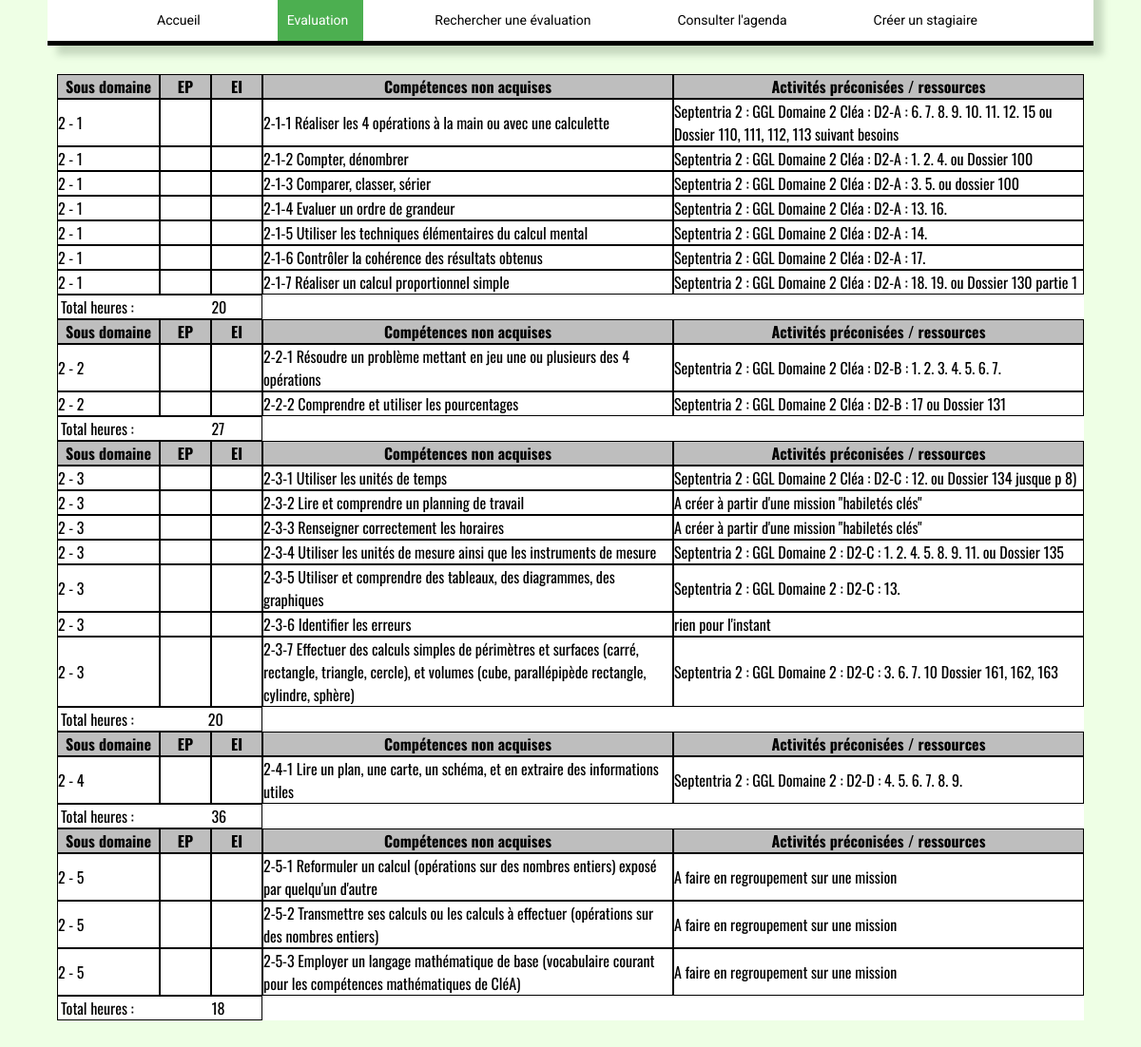
Screenshot of /projetStage/evalPrealable/EP_domaine2.php (signed in) with the database file from the repository.
### tables this page shows
CREATE TABLE IF NOT EXISTS `competence` (
  `idCompetence` int(10) NOT NULL AUTO_INCREMENT,
  `libelleCompetence` varchar(255) NOT NULL,
  `idSousDomaine` int(10) NOT NULL,
  `idAcquis` int(10) DEFAULT NULL,
  `idActivite` int(10) DEFAULT NULL,
  `idHeure` int(10) NOT NULL,
  PRIMARY KEY (`idCompetence`),
  KEY `competence_sousDomaine_FK` (`idSousDomaine`),
  KEY `competence_acquis0_FK` (`idAcquis`),
  KEY `competence_activite1_FK` (`idActivite`),
  KEY `competence_nbHeure2_FK` (`idHeure`)
);

CREATE TABLE IF NOT EXISTS `sousdomaine` (
  `idSousDomaine` int(10) NOT NULL AUTO_INCREMENT,
  `libelleSousDomaine` varchar(10) NOT NULL,
  `idDomaine` int(10) NOT NULL,
  PRIMARY KEY (`idSousDomaine`),
  KEY `sousDomaine_domaine_FK` (`idDomaine`)
);

CREATE TABLE IF NOT EXISTS `activite` (
  `idActivite` int(10) NOT NULL AUTO_INCREMENT,
  `libelleActivite` varchar(255) NOT NULL,
  PRIMARY KEY (`idActivite`)
);

### projetStage/evalPrealable/EP_domaine2.php (the view, shortened to what this page needs)
<?php
require('../includephp.php');
 ?>
<!DOCTYPE html>
<html lang="fr">
<head>
  <link rel="stylesheet" href="..\css\style.css">
</head>
<?php if($_SESSION['id'] == 2)
{
 ?>
<body class="bg">
  <div class="container">
  <div class="navbar">
  <div class="topnav2" id="global">
  	<ul class="niveau1">
    	<a href="../accueil.php">Accueil</a>
    	<a class="active" href="../evaluation.php" class="menu">Evaluation</a>
    	<a href="../rechercherEvaluation.php">Rechercher une évaluation</a>
  		<a href="https://calendar.google.com/calendar/r?tab=wc1" target="_blank">Consulter l'agenda</a>
    	<a href="../creationStagiaire.php">Créer un stagiaire</a>
  	</ul>
  </div>
  </div>
  </div>
<?php
$valeurs = $bdd->query("SELECT libelleSousDomaine, libelleCompetence, libelleActivite FROM sousdomaine, competence, activite, domaine WHERE competence.IdSousDomaine = sousdomaine.idSousDomaine and competence.idActivite = activite.idActivite and domaine.idDomaine = sousdomaine.idDomaine and numeroDomaine = '2'")->fetchAll();
?>
<center>
<div class="tableau">
<table cellspacing="0" cellpadding="0" class="table">
  <thead>
    <tr>
      <th class="tabsousdomaine">Sous domaine</th>
      <th class="tabEP">EP</th>
      <th class="tabEI">EI</th>
      <th class="tabcomp">Compétences non acquises</th>
      <th class="tabactivite">Activités préconisées / ressources</th>
    </tr>
  <thead>
  <tbody>
      <?php foreach($valeurs as $valeur): ?>
        <?php if ($valeur['libelleSousDomaine'] == "2 - 1"): {?>
        <tr>
          <td><?php echo $valeur['libelleSousDomaine'] ?></td>
          <td></td>
          <td></td>
          <td><?php echo $valeur['libelleCompetence'] ?></td>
          <td><?php echo $valeur['libelleActivite'] ?></td>
          <?php } endif; ?>
        <?php endforeach ?>
        </tr>
    </tbody>
      <td class="totalHeure" colspan="3">Total heures : <span>20</span></td>
</table>
<center>
<table cellspacing="0" cellpadding="0" class="table">
  <thead>
    <tr>
      <th class="tabsousdomaine">Sous domaine</th>
      <th class="tabEP">EP</th>
      <th class="tabEI">EI</th>
      <th class="tabcomp">Compétences non acquises</th>
      <th class="tabactivite">Activités préconisées / ressources</th>
    </tr>
  <thead>
  <tbody>
        <tr>
          <?php foreach($valeurs as $valeur): ?>
            <?php if ($valeur['libelleSousDomaine'] == "2 - 2"): {?>
          <td><?php echo $valeur['libelleSousDomaine'] ?></td>
          <td></td>
          <td></td>
          <td><?php echo $valeur['libelleCompetence'] ?></td>
          <td><?php echo $valeur['libelleActivite'] ?></td>
        </tr>
  <?php } endif; ?>
<?php endforeach ?>
</tbody>
<tbody>
  <td class="totalHeure" colspan="3">Total heures : <span>27</span></td>
</tbody>
</table>
</center>
<center>
<table cellspacing="0" cellpadding="0" class="table">
  <thead>
    <tr>
      <th class="tabsousdomaine">Sous domaine</th>
      <th class="tabEP">EP</th>
      <th class="tabEI">EI</th>
      <th class="tabcomp">Compétences non acquises</th>
      <th class="tabactivite">Activités préconisées / ressources</th>
    </tr>
  <thead>
  <tbody>
      <?php foreach($valeurs as $valeur): ?>
        <?php if ($valeur['libelleSousDomaine'] == "2 - 3"): {?>
        <tr>
          <td><?php echo $valeur['libelleSousDomaine'] ?></td>
          <td></td>
          <td></td>
          <td><?php echo $valeur['libelleCompetence'] ?></td>
          <td><?php echo $valeur['libelleActivite'] ?></td>
        </tr>
  <?php } endif; ?>
<?php endforeach ?>
</tbody>
  <td class="totalHeure" colspan="3">Total heures :<span>20</span></td>
</table>
</center>
<center>
<table cellspacing="0" cellpadding="0" class="table">
  <thead>
    <tr>
      <th class="tabsousdomaine">Sous domaine</th>
      <th class="tabEP">EP</th>
      <th class="tabEI">EI</th>
      <th class="tabcomp">Compétences non acquises</th>
      <th class="tabactivite">Activités préconisées / ressources</th>
    </tr>
  <thead>
  <tbody>
      <?php foreach($valeurs as $valeur): ?>
        <?php if ($valeur['libelleSousDomaine'] == "2 - 4"): {?>
        <tr>
          <td><?php echo $valeur['libelleSousDomaine'] ?></td>
          <td></td>
          <td></td>
          <td><?php echo $valeur['libelleCompetence'] ?></td>
          <td><?php echo $valeur['libelleActivite'] ?></td>
        </tr>
  <?php } endif; ?>
<?php endforeach ?>
</tbody>
  <td class="totalHeure" colspan="3">Total heures : <span>36</span></td>
</table>
</center>
<center>
<table cellspacing="0" cellpadding="0" class="table">
  <thead>
    <tr>
      <th class="tabsousdomaine">Sous domaine</th>
      <th class="tabEP">EP</th>
      <th class="tabEI">EI</th>
      <th class="tabcomp">Compétences non acquises</th>
      <th class="tabactivite">Activités préconisées / ressources</th>
    </tr>
  <thead>
  <tbody>
      <?php foreach($valeurs as $valeur): ?>
        <?php if ($valeur['libelleSousDomaine'] == "2 - 5"): {?>
        <tr>
          <td><?php echo $valeur['libelleSousDomaine'] ?></td>
          <td></td>
          <td></td>
          <td><?php echo $valeur['libelleCompetence'] ?></td>
          <td><?php echo $valeur['libelleActivite'] ?></td>
        </tr>
  <?php } endif; ?>
<?php endforeach ?>
</tbody>
<td class="totalHeure" colspan="3">Total heures : <span>18</span></td>
</table>
</div>
</center>
</body>
</html>
  <?php
  }
  ?>

### projetStage/css/style.css (style rules this page uses)
body { margin: 0px; padding-top: 1%; font-family: 'Oswald', sans-serif; }
.bg { background-color: rgba(98, 255, 0, 0.1); background: rgba(98, 255, 0, 0.1); color: black; }
.container { display: flex; justify-content: center; margin-top: -14px; }
.navbar { margin-top: -265px; }
#global { margin-left: auto; margin-right: auto; width: ...; }
.topnav2 a.active { background-color: #4CAF50; color: white; }
.topnav2 { overflow: hidden; background-color: white; margin-top: 250px; width: 1100px; margin-left: 8%; -webkit-box-shadow: 10px 10px 7px 0px rgba(61,84,61,0.22); -moz-box-shadow: 10px 10px 7px 0px rgba(61,84,61,0.22); box-shadow: 10px 10px 7px 0px rgba(61,84,61,0.22); border-bottom: 5px solid black; }
.topnav2 a { float: left; color: black; text-align: center; margin-left: 65px; padding: 14px 16px; text-decoration: none; font-size: 14px; font-family: 'Roboto', sans-serif; padding-left: 10px; }
.tabEP { width: 5%; }
.tabEI { width: 5%; }
.tabcomp { width: 40%; }
.tabsousdomaine { width: 10%; }
.tabactivite { width: 40%; }
th { border: 1px solid black; background-color: #BEBEBE; }
td { border: 1px solid black; text-align: left; }
.tableau { text-align: center; margin-top: 30px; margin-bottom: 30px; }
table { background-color: white; display: inline-table; width: 90%; }
tbody { border: 1px solid black; }
.totalHeure { text-align: left; padding-left: 3px; }
span { padding-left: 78px; }

### rows the page displays
competence: idSousDomaine.libelleSousDomaine "2 - 1", libelleCompetence "2-1-1 Réaliser les 4 opérations à la main ou avec une calculette", idActivite.libelleActivite "Septentria 2 : GGL Domaine 2 Cléa : D2-A : 6. 7. 8. 9. 10. 11. 12. 15 ou Dossier 110, 111, 112, 113 suivant besoins"
competence: idSousDomaine.libelleSousDomaine "2 - 1", libelleCompetence "2-1-2 Compter, dénombrer", idActivite.libelleActivite "Septentria 2 : GGL Domaine 2 Cléa : D2-A : 1. 2. 4. ou Dossier 100"
competence: idSousDomaine.libelleSousDomaine "2 - 1", libelleCompetence "2-1-3 Comparer, classer, sérier", idActivite.libelleActivite "Septentria 2 : GGL Domaine 2 Cléa : D2-A : 3. 5. ou dossier 100"
competence: idSousDomaine.libelleSousDomaine "2 - 1", libelleCompetence "2-1-4 Evaluer un ordre de grandeur", idActivite.libelleActivite "Septentria 2 : GGL Domaine 2 Cléa : D2-A : 13. 16."
competence: idSousDomaine.libelleSousDomaine "2 - 1", libelleCompetence "2-1-5 Utiliser les techniques élémentaires du calcul mental", idActivite.libelleActivite "Septentria 2 : GGL Domaine 2 Cléa : D2-A : 14."
competence: idSousDomaine.libelleSousDomaine "2 - 1", libelleCompetence "2-1-6 Contrôler la cohérence des résultats obtenus", idActivite.libelleActivite "Septentria 2 : GGL Domaine 2 Cléa : D2-A : 17."
competence: idSousDomaine.libelleSousDomaine "2 - 1", libelleCompetence "2-1-7 Réaliser un calcul proportionnel simple", idActivite.libelleActivite "Septentria 2 : GGL Domaine 2 Cléa : D2-A : 18. 19. ou Dossier 130 partie 1"
competence: idSousDomaine.libelleSousDomaine "2 - 2", libelleCompetence "2-2-1 Résoudre un problème mettant en jeu une ou plusieurs des 4 opérations", idActivite.libelleActivite "Septentria 2 : GGL Domaine 2 Cléa : D2-B : 1. 2. 3. 4. 5. 6. 7."
competence: idSousDomaine.libelleSousDomaine "2 - 2", libelleCompetence "2-2-2 Comprendre et utiliser les pourcentages", idActivite.libelleActivite "Septentria 2 : GGL Domaine 2 Cléa : D2-B : 17 ou Dossier 131"
competence: idSousDomaine.libelleSousDomaine "2 - 3", libelleCompetence "2-3-1 Utiliser les unités de temps", idActivite.libelleActivite "Septentria 2 : GGL Domaine 2 Cléa : D2-C : 12. ou Dossier 134 jusque p 8)"
competence: idSousDomaine.libelleSousDomaine "2 - 3", libelleCompetence "2-3-2 Lire et comprendre un planning de travail", idActivite.libelleActivite "A créer à partir d'une mission \"habiletés clés\""
competence: idSousDomaine.libelleSousDomaine "2 - 3", libelleCompetence "2-3-3 Renseigner correctement les horaires", idActivite.libelleActivite "A créer à partir d'une mission \"habiletés clés\""
competence: idSousDomaine.libelleSousDomaine "2 - 3", libelleCompetence "2-3-4 Utiliser les unités de mesure ainsi que les instruments de mesure", idActivite.libelleActivite "Septentria 2 : GGL Domaine 2 : D2-C : 1. 2. 4. 5. 8. 9. 11. ou Dossier 135"
competence: idSousDomaine.libelleSousDomaine "2 - 3", libelleCompetence "2-3-5 Utiliser et comprendre des tableaux, des diagrammes, des graphiques", idActivite.libelleActivite "Septentria 2 : GGL Domaine 2 : D2-C : 13."
competence: idSousDomaine.libelleSousDomaine "2 - 3", libelleCompetence "2-3-6 Identifier les erreurs", idActivite.libelleActivite "rien pour l'instant"
competence: idSousDomaine.libelleSousDomaine "2 - 3", libelleCompetence "2-3-7 Effectuer des calculs simples de périmètres et surfaces (carré, rectangle, triangle, cercle), et volumes (cube, parallépipède rectangle, cylindre, sphère)", idActivite.libelleActivite "Septentria 2 : GGL Domaine 2 : D2-C : 3. 6. 7. 10 Dossier 161, 162, 163"
competence: idSousDomaine.libelleSousDomaine "2 - 4", libelleCompetence "2-4-1 Lire un plan, une carte, un schéma, et en extraire des informations utiles", idActivite.libelleActivite "Septentria 2 : GGL Domaine 2 : D2-D : 4. 5. 6. 7. 8. 9."
competence: idSousDomaine.libelleSousDomaine "2 - 5", libelleCompetence "2-5-1 Reformuler un calcul (opérations sur des nombres entiers) exposé par quelqu'un d'autre", idActivite.libelleActivite "A faire en regroupement sur une mission"
competence: idSousDomaine.libelleSousDomaine "2 - 5", libelleCompetence "2-5-2 Transmettre ses calculs ou les calculs à effectuer (opérations sur des nombres entiers)", idActivite.libelleActivite "A faire en regroupement sur une mission"
competence: idSousDomaine.libelleSousDomaine "2 - 5", libelleCompetence "2-5-3 Employer un langage mathématique de base (vocabulaire courant pour les compétences mathématiques de CléA)", idActivite.libelleActivite "A faire en regroupement sur une mission"
